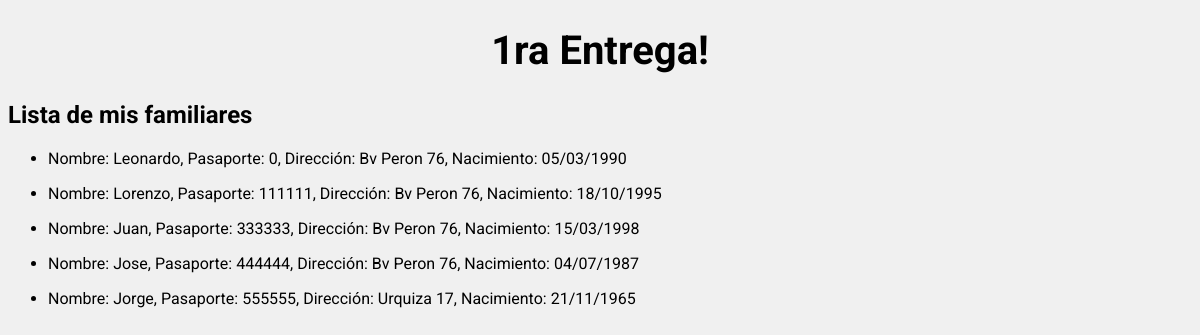
Before: /familiares/ with the older database file.
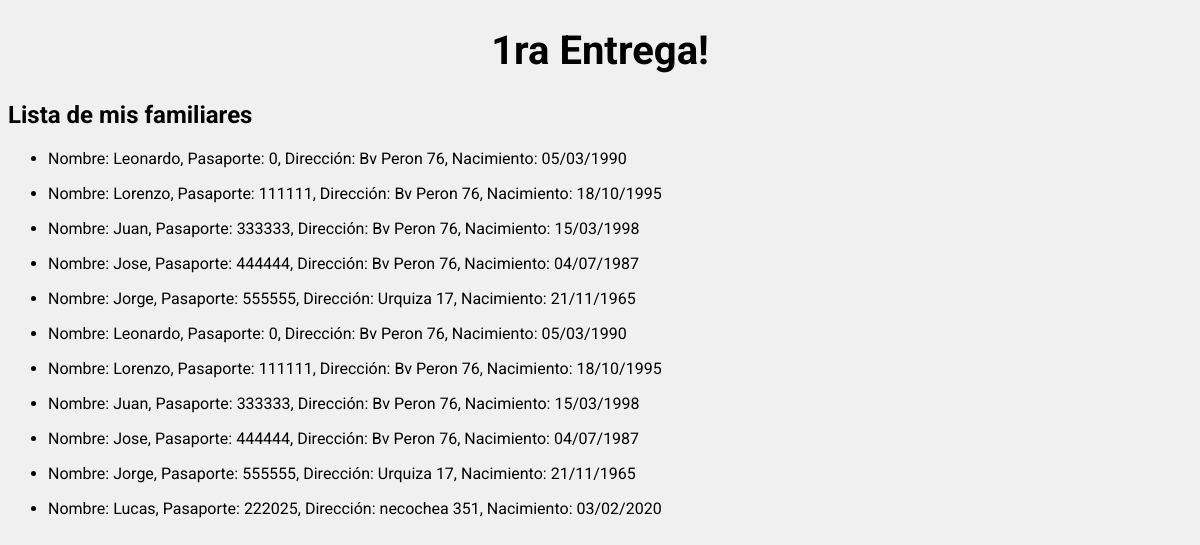
After: the same page with the newer database file.
### Primer_MVT/models.py (models this page shows)
class Familiar(models.Model):
    nombre = models.CharField(max_length=100,default = "")
    direccion = models.CharField(max_length=200,default = "")
    numero_pasaporte = models.IntegerField()
    fecha_nacimiento = models.CharField(max_length=20,default = "")

### Primer_MVT/views.py (the view)
# urls.py: path('familiares/', monstrar_familiares), # nueva vista
def monstrar_familiares(request):
    lista_familiares = Familiar.objects.all()
    return render(request, "scripts/familiares.html", {"lista_familiares": lista_familiares})

### Primer_MVT/templates/scripts/familiares.html
{% extends 'scripts/saludar.html' %} {% block contenido %}
<h2>Lista de mis familiares</h2>
{% for familiar in lista_familiares %}
<ul>
  <li>
    Nombre: {{familiar.nombre}}, Pasaporte: {{familiar.numero_pasaporte}},
    Dirección: {{familiar.direccion}}, Nacimiento: {{familiar.fecha_nacimiento}}
  </li>
</ul>
{% endfor %} {% endblock %}

Changed rows visible on the page:
added Familiar: nombre "Leonardo", numero_pasaporte "0", direccion "Bv Peron 76", fecha_nacimiento "05/03/1990"
added Familiar: nombre "Lorenzo", numero_pasaporte "111111", direccion "Bv Peron 76", fecha_nacimiento "18/10/1995"
added Familiar: nombre "Juan", numero_pasaporte "333333", direccion "Bv Peron 76", fecha_nacimiento "15/03/1998"
added Familiar: nombre "Jose", numero_pasaporte "444444", direccion "Bv Peron 76", fecha_nacimiento "04/07/1987"
added Familiar: nombre "Jorge", numero_pasaporte "555555", direccion "Urquiza 17", fecha_nacimiento "21/11/1965"
added Familiar: nombre "Lucas", numero_pasaporte "222025", direccion "necochea 351", fecha_nacimiento "03/02/2020"
